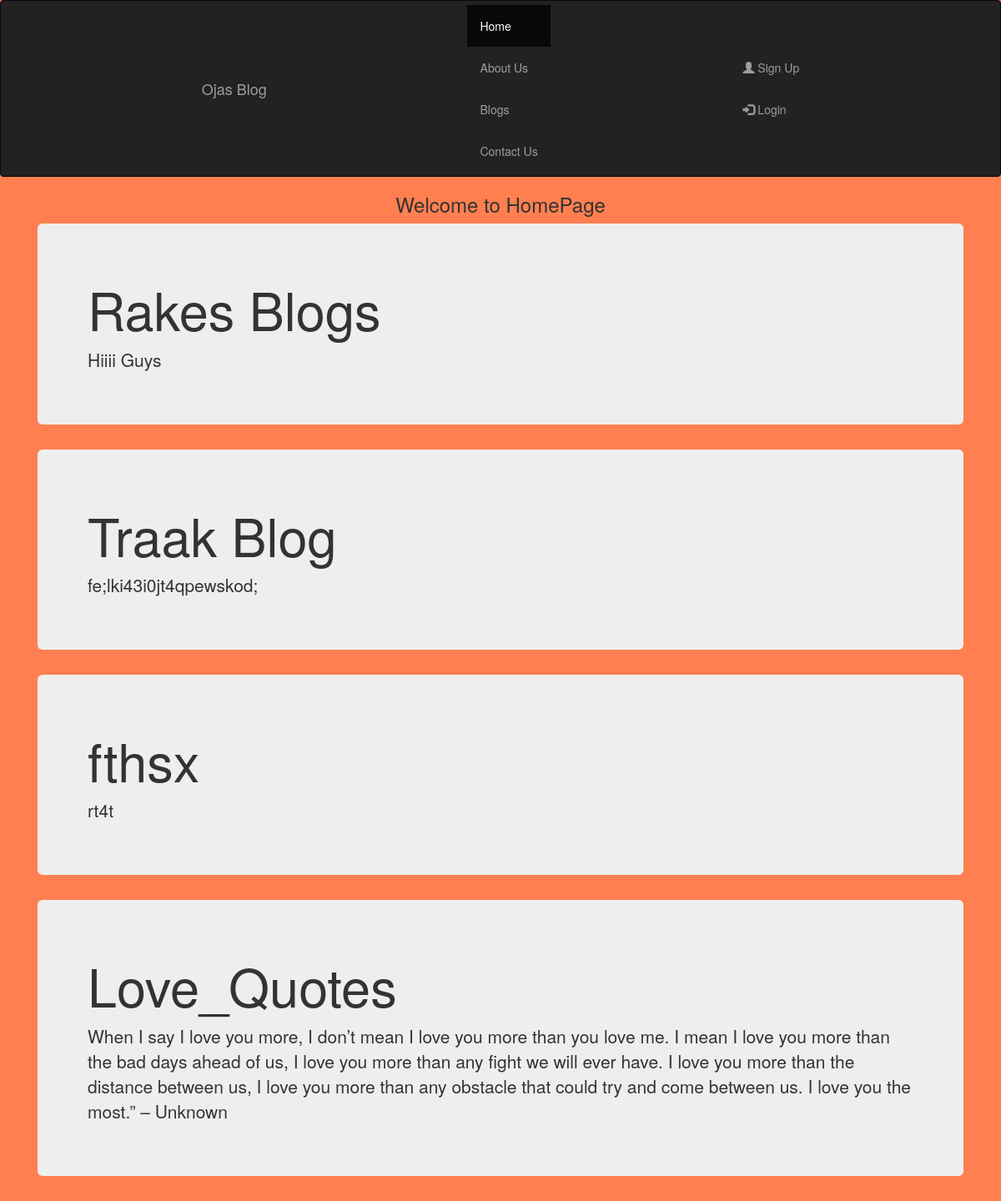
The page /home/home on the database its author committed.
### Blogging/models.py (models this page shows)
class Blog(models.Model):
    title=models.CharField(max_length=100)
    description=models.TextField()

### Blogging/views.py (the view)
# urls.py: path('/home',views.Home,name='home'),
def Home(request):
    blogs=Blog.objects.all()
    return render(request,'home.html',{'blogs':blogs})

### templates/home.html
{% extends 'base.html' %}
{% load static %}
{% block content %}
<h3 align="center">Welcome to HomePage</h3>
{% for blog in blogs %}
<div class="container">
<div class="jumbotron">
<h1>{{blog.title}}</h1>
<p>{{blog.description}}</p>
 </div>
</div>
{% endfor %}
{% endblock %}

### templates/base.html (shortened to what this page needs)
<!DOCTYPE html>
{% load static %}
<html lang="en">
<head>
     <link rel="stylesheet" href="{% static  'css/bootstrap.min.css' %}">
    <link rel="stylesheet" href="{% static 'images' %}">
    <link rel="stylesheet" href="{% static 'css/MyFile.css' %}">
    <link rel="stylesheet" href="https://maxcdn.bootstrapcdn.com/bootstrap/3.4.1/css/bootstrap.min.css">
</head>
<body class="rock">
<nav class="navbar navbar-inverse">
  <div class="container-fluid">
    <div class="navbar-header">
      <a class="navbar-brand" href="{% url 'home' %}">Ojas Blog</a></div>
    <ul class="nav navbar-nav">
      <li class="active"><a href="{% url 'home' %}">Home</a></li>
      <li><a href="{% url 'about' %}">About Us</a></li>
      <li><a href="{% url 'add' %}">Blogs</a></li>
      <li><a href="{% url 'contact' %}">Contact Us</a></li>
    </ul>
    <ul class="nav navbar-nav navbar-right">
      <li><a href="{% url 'signup' %}"><span class="glyphicon glyphicon-user"></span> Sign Up</a></li>
      <li><a href="{% url 'login' %}"><span class="glyphicon glyphicon-log-in"></span> Login</a></li>
    </ul>
    </div>
</nav>
{% block content %}
{% endblock %}
</body>
</html>

### static/css/MyFile.css (style rules this page uses)
.rock { background-color:coral; }

### rows shown on the page
Blog: title "Rakes Blogs", description "Hiiii Guys"
Blog: title "Traak Blog", description "fe;lki43i0jt4qpewskod;"
Blog: title "fthsx", description "rt4t"
Blog: title "Love_Quotes", description "When I say I love you more, I don’t mean I love you more than you love me. I mean I love you more than the bad days ahead of us, I love you more than any fight we will ever have. I love you more than the distance between us, I love you more than any obstacle that could try and come between us. I love you the most.” – Unknown"
